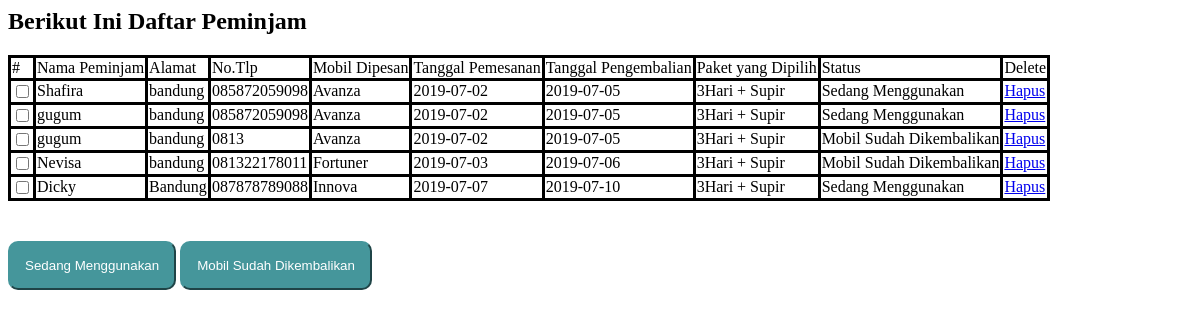
Page /viewDataPeminjam.php on the committed database.
### tables this page shows
CREATE TABLE IF NOT EXISTS `data_peminjam` (
`id` int(2) NOT NULL,
  `nama` varchar(30) NOT NULL,
  `alamat` varchar(50) NOT NULL,
  `no_tlp` text NOT NULL,
  `nama_mobil_dipesan` varchar(30) NOT NULL,
  `tanggal_pesan` date NOT NULL,
  `tanggal_kembali` date NOT NULL,
  `pilihan_paket` varchar(30) NOT NULL,
  `harga` int(30) NOT NULL,
  `status` varchar(30) NOT NULL
);

### controller/viewAllPeminjam.php (the view)
<?php
	include('database.php');
	$sqlSelect = "SELECT * FROM data_peminjam";
	$result = $conn->query($sqlSelect);
	$kontenTable = "";
	if ($result->num_rows > 0) {
		while($row = $result->fetch_assoc()){
			$dataTR = "<tr>";
			$nomorID = $row['id'];
			$namaMobil = $row['nama_mobil_dipesan'];
			$dataTD = "<td><input type='checkbox' value='$nomorID' nama-mobil='$namaMobil'/></td>";
			$dataTD .= "<td>" . $row['nama'] . "</td>";
			$dataTD .= "<td>" . $row['alamat'] . "</td>";
			$dataTD .= "<td>" . $row['no_tlp'] . "</td>";
			$dataTD .= "<td>" . $row['nama_mobil_dipesan'] . "</td>";
			$dataTD .= "<td>" . $row['tanggal_pesan'] . "</td>";
			$dataTD .= "<td>" . $row['tanggal_kembali'] . "</td>";
			$dataTD .= "<td>" . $row['pilihan_paket'] . "</td>";
			$dataTD .="<td>" . $row['status']."</td>";
			$alamat = "controller/deletePeminjam.php?id=".$row['id'];
			$anchor = "<a data='Peminjam' class='delete' href='$alamat'>Hapus</a>";
			$dataTD .= "<td>$anchor</td>";
			$dataTR .= $dataTD . "</tr>";
			$kontenTable .= $dataTR;
		}
	}
?>

### viewDataPeminjam.php
<?php
	include ('controller/database.php');
	include ('controller/viewAllPeminjam.php');
?>
<html>
<head>
	<link rel="stylesheet" type="text/css" href="tema/management.css">
</head>
<body>
	<h2>Berikut Ini Daftar Peminjam</h2>
	<table>
			<tr>
				<td>#</td>
				<td>Nama Peminjam</td>
				<td>Alamat</td>
				<td>No.Tlp</td>
				<td>Mobil Dipesan</td>
				<td>Tanggal Pemesanan</td>
				<td>Tanggal Pengembalian</td>
				<td>Paket yang Dipilih</td>
				<td>Status</td>
				<td>Delete</td>
			</tr>
		 <?= $kontenTable ?>
	</table>
	<div class="btn-pinjam">
		<button id="ubahMenggunakan" name="buttonSedangMenggunakan">Sedang Menggunakan</button>
		<button id="ubahKembali" name="buttonMobilKembali">Mobil Sudah Dikembalikan</button>
	</div>
</body>
</html>

### tema/management.css (style rules this page uses)
td { border-style: solid; }
table { border-collapse:collapse; }
.btn-pinjam { margin-top:40px; }
.btn-pinjam button { padding:15px; border-radius: 10px; border-color:#45969b; background-color:#45969b; color:white; cursor: pointer; }

### rows in the picture
data_peminjam: nama "Shafira", alamat "bandung", no_tlp "085872059098", nama_mobil_dipesan "Avanza", tanggal_pesan "2019-07-02", tanggal_kembali "2019-07-05", pilihan_paket "3Hari + Supir", status "Sedang Menggunakan"
data_peminjam: nama "gugum", alamat "bandung", no_tlp "085872059098", nama_mobil_dipesan "Avanza", tanggal_pesan "2019-07-02", tanggal_kembali "2019-07-05", pilihan_paket "3Hari + Supir", status "Sedang Menggunakan"
data_peminjam: nama "gugum", alamat "bandung", no_tlp "0813", nama_mobil_dipesan "Avanza", tanggal_pesan "2019-07-02", tanggal_kembali "2019-07-05", pilihan_paket "3Hari + Supir", status "Mobil Sudah Dikembalikan"
data_peminjam: nama "Nevisa", alamat "bandung", no_tlp "081322178011", nama_mobil_dipesan "Fortuner", tanggal_pesan "2019-07-03", tanggal_kembali "2019-07-06", pilihan_paket "3Hari + Supir", status "Mobil Sudah Dikembalikan"
data_peminjam: nama "Dicky", alamat "Bandung", no_tlp "087878789088", nama_mobil_dipesan "Innova", tanggal_pesan "2019-07-07", tanggal_kembali "2019-07-10", pilihan_paket "3Hari + Supir", status "Sedang Menggunakan"
